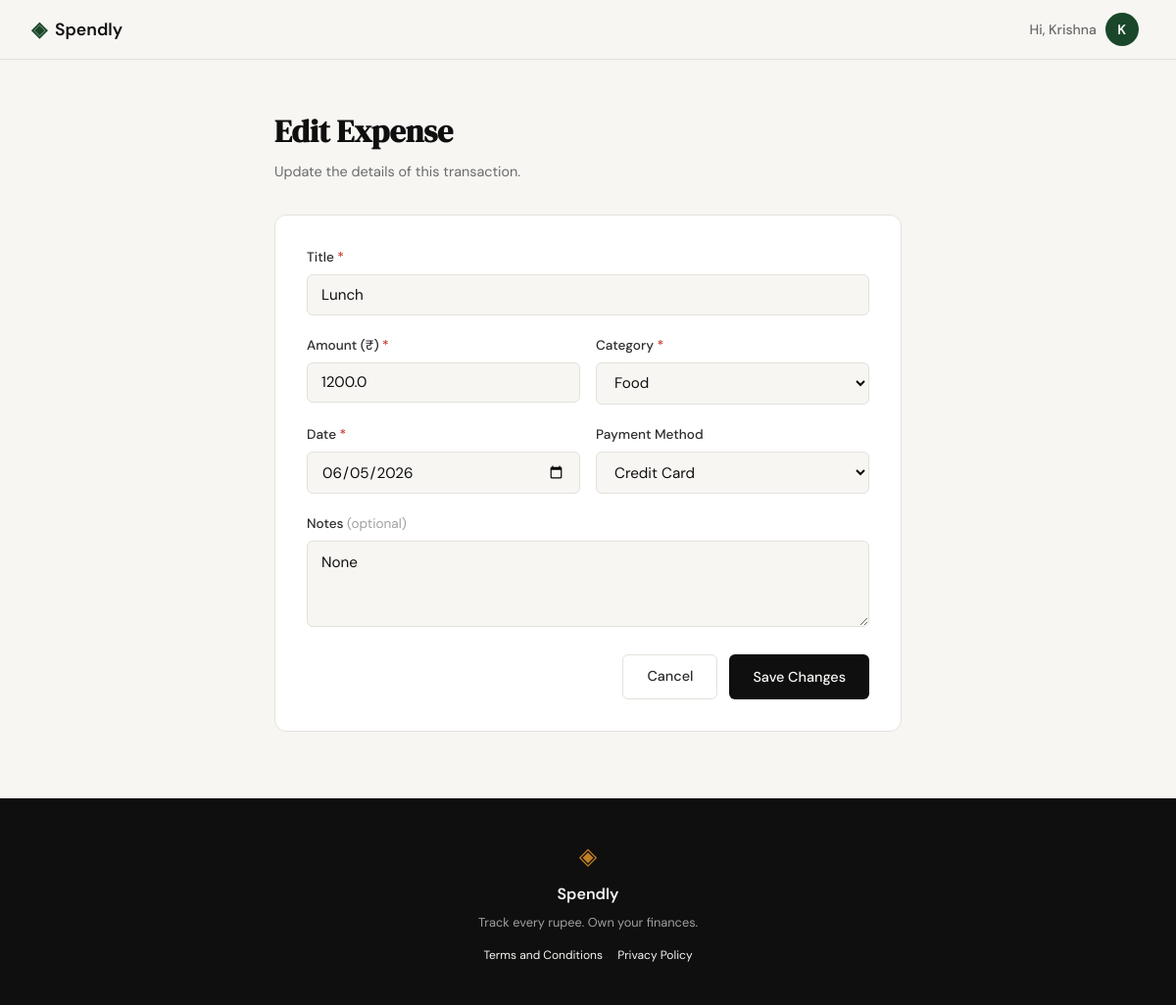
Screenshot of /expenses/74/edit (signed in) with the database file from the repository.
### tables this page shows
CREATE TABLE expenses (
            id          INTEGER PRIMARY KEY AUTOINCREMENT,
            user_id     INTEGER NOT NULL REFERENCES users(id) ON DELETE CASCADE,
            title       TEXT    NOT NULL,
            amount      REAL    NOT NULL,
            category    TEXT    NOT NULL,
            date        DATE    NOT NULL,
            notes       TEXT,
            created_at  DATETIME DEFAULT CURRENT_TIMESTAMP
        , payment_method TEXT);

### app.py (the view, shortened to what this page needs)
@app.route("/expenses/<int:id>/edit", methods=["GET", "POST"])
def edit_expense(id):
    if not session.get("user_id"):
        return redirect(url_for("login"))
    expense = get_expense_by_id(id, session["user_id"])
    if not expense:
        flash("Expense not found.", "error")
        return redirect(url_for("expenses"))
    return render_template(
        "expense_form.html", mode="edit", expense=expense,
        categories=CATEGORIES, payment_methods=PAYMENT_METHODS,
    )

### database/db.py (called while the page is built)
def get_db():
    conn = sqlite3.connect(DB_PATH)
    conn.row_factory = sqlite3.Row
    conn.execute("PRAGMA foreign_keys = ON")
    return conn

def get_expense_by_id(expense_id, user_id):
    conn = get_db()
    row = conn.execute(
        "SELECT * FROM expenses WHERE id = ? AND user_id = ?",
        (expense_id, user_id),
    ).fetchone()
    conn.close()
    return dict(row) if row else None

### templates/expense_form.html (shortened to what this page needs)
{% extends "base.html" %}
{% block content %}
<div class="profile-page">
    <div class="expense-form-wrap">
        <div class="profile-header">
            <h1 class="profile-title">
                {{ "Edit Expense" if mode == "edit" else "Add Expense" }}
            </h1>
            <p class="profile-subtitle">
                {{ "Update the details of this transaction." if mode == "edit" else "Record a new transaction to your ledger." }}
            </p>
        </div>
        <div class="profile-card">
            {% set v_title   = form.title          if form else (expense.title          if expense else '') %}
            {% set v_amount  = form.amount         if form else (expense.amount         if expense else '') %}
            {% set v_cat     = form.category       if form else (expense.category       if expense else '') %}
            {% set v_date    = form.date           if form else (expense.date           if expense else (today|default(''))) %}
            {% set v_payment = form.payment_method if form else (expense.payment_method if expense else '') %}
            {% set v_notes   = form.notes          if form else (expense.notes          if expense else '') %}
            <form method="POST">
                <div class="form-group">
                    <label for="title">Title <span style="color: var(--danger);">*</span></label>
                    <input
                        type="text"
                        id="title"
                        name="title"
                        class="form-input"
                        placeholder="e.g. Lunch at office, Metro card top-up…"
                        value="{{ v_title }}"
                        maxlength="120"
                        required
                        autofocus
                    >
                </div>
                <div class="form-grid-2">
                    <div class="form-group">
                        <label for="amount">Amount (₹) <span style="color: var(--danger);">*</span></label>
                        <input
                            type="number"
                            id="amount"
                            name="amount"
                            class="form-input"
                            placeholder="0.00"
                            value="{{ v_amount }}"
                            min="0.01"
                            step="0.01"
                            required
                        >
                    </div>
                    <div class="form-group">
                        <label for="category">Category <span style="color: var(--danger);">*</span></label>
                        <select id="category" name="category" class="form-input" required>
                            {% for cat in categories %}
                                <option value="{{ cat }}" {{ 'selected' if v_cat == cat else '' }}>{{ cat }}</option>
                            {% endfor %}
                        </select>
                    </div>
                </div>
                <div class="form-grid-2">
                    <div class="form-group">
                        <label for="date">Date <span style="color: var(--danger);">*</span></label>
                        <input
                            type="date"
                            id="date"
                            name="date"
                            class="form-input"
                            value="{{ v_date }}"
                            required
                        >
                    </div>
                    <div class="form-group">
                        <label for="payment_method">Payment Method</label>
                        <select id="payment_method" name="payment_method" class="form-input">
                            {% for method in payment_methods %}
                                <option value="{{ method }}" {{ 'selected' if v_payment == method else '' }}>{{ method }}</option>
                            {% endfor %}
                        </select>
                    </div>
                </div>
                <div class="form-group">
                    <label for="notes">Notes <span style="color: var(--ink-faint); font-weight: 400;">(optional)</span></label>
                    <textarea
                        id="notes"
                        name="notes"
                        class="form-input"
                        placeholder="Any extra details — merchant name, occasion, split with someone…"
                        maxlength="400"
                    >{{ v_notes }}</textarea>
                </div>
                <div class="form-actions">
                    <a href="{{ url_for('expenses') }}" class="btn-ghost">Cancel</a>
                    <button type="submit" class="btn-primary">
                        {{ "Save Changes" if mode == "edit" else "Add Expense" }}
                    </button>
                </div>
            </form>
        </div>
    </div>
</div>
{% endblock %}

### static/css/style.css (style rules this page uses)
:root { --ink: #0f0f0f; --ink-soft: #2d2d2d; --ink-muted: #6b6b6b; --ink-faint: #a0a0a0; --paper: #f7f6f3; --paper-warm: #f0ede6; --paper-card: #ffffff; --accent: #1a472a; --accent-light: #e8f0eb; --accent-2: #c17f24; --accent-2-light: #fdf3e3; --danger: #c0392b; --danger-light: #fdecea; --border: #e4e1da; --border-soft: #eeebe4; --font-display: 'DM Serif Display', Georgia, serif; --font-body: 'DM Sans', system-ui, sans-serif; --max-width: 1200px; --auth-width: 440px; --radius-sm: 6px; --radius-md: 12px; --radius-lg: 20px; }
body, .navbar, .auth-card, .profile-card, .feature-card, .mock-card, .avatar-dropdown { transition: background-color 0.25s ease, color 0.25s ease, border-color 0.25s ease; }
*, *::before, *::after { box-sizing: border-box; margin: 0; padding: 0; }
html { font-size: 16px; scroll-behavior: smooth; }
body { background: var(--paper); color: var(--ink); font-family: var(--font-body); font-size: 1rem; line-height: 1.6; -webkit-font-smoothing: antialiased; }
a { color: inherit; text-decoration: none; }
.btn-primary { display: inline-block; background: var(--ink); color: var(--paper); padding: 0.65rem 1.5rem; border-radius: var(--radius-sm); font-family: var(--font-body); font-size: 0.9rem; font-weight: 500; cursor: pointer; border: none; transition: background 0.2s; text-decoration: none; }
.btn-ghost { display: inline-block; background: transparent; color: var(--ink-soft); padding: 0.65rem 1.5rem; border-radius: var(--radius-sm); font-size: 0.9rem; font-weight: 500; border: 1px solid var(--border); transition: all 0.2s; text-decoration: none; }
.form-group { margin-bottom: 1.25rem; }
.form-group label { display: block; font-size: 0.85rem; font-weight: 500; color: var(--ink-soft); margin-bottom: 0.4rem; }
.form-input { width: 100%; padding: 0.6rem 0.875rem; border: 1px solid var(--border); border-radius: var(--radius-sm); font-family: var(--font-body); font-size: 0.95rem; color: var(--ink); background: var(--paper); outline: none; transition: border-color 0.2s; }
.form-input::placeholder { color: var(--ink-faint); }
.profile-page { min-height: calc(100vh - 60px - 100px); display: flex; justify-content: center; padding: 3rem 2rem; }
.profile-header { margin-bottom: 2rem; }
.profile-title { font-family: var(--font-display); font-size: 2rem; color: var(--ink); margin-bottom: 0.25rem; }
.profile-subtitle { font-size: 0.9rem; color: var(--ink-muted); }
.profile-card { background: var(--paper-card); border: 1px solid var(--border); border-radius: var(--radius-md); padding: 2rem; margin-bottom: 1.25rem; }
.form-grid-2 { display: grid; grid-template-columns: 1fr 1fr; gap: 1rem; }
textarea.form-input { resize: vertical; min-height: 88px; line-height: 1.5; }
select.form-input { cursor: pointer; }
.form-actions { display: flex; gap: 0.75rem; justify-content: flex-end; margin-top: 0.5rem; }
.expense-form-wrap { width: 100%; max-width: 640px; margin: 0 auto; }

### rows the page displays
expenses: title "Lunch", amount "1200.0", date "06/05/2026"

### other values shown
{{ session.get("user_name", "").split()[0] }} "Krishna"
{{ session.get("user_name", "U")[0].upper() }} "K"
{{ "Edit Expense" if mode == "edit" else "Add Expense" }} "Edit Expense"
{{ "Save Changes" if mode == "edit" else "Add Expense" }} "Save Changes"
form field category "Food"
form field payment_method "Credit Card"
